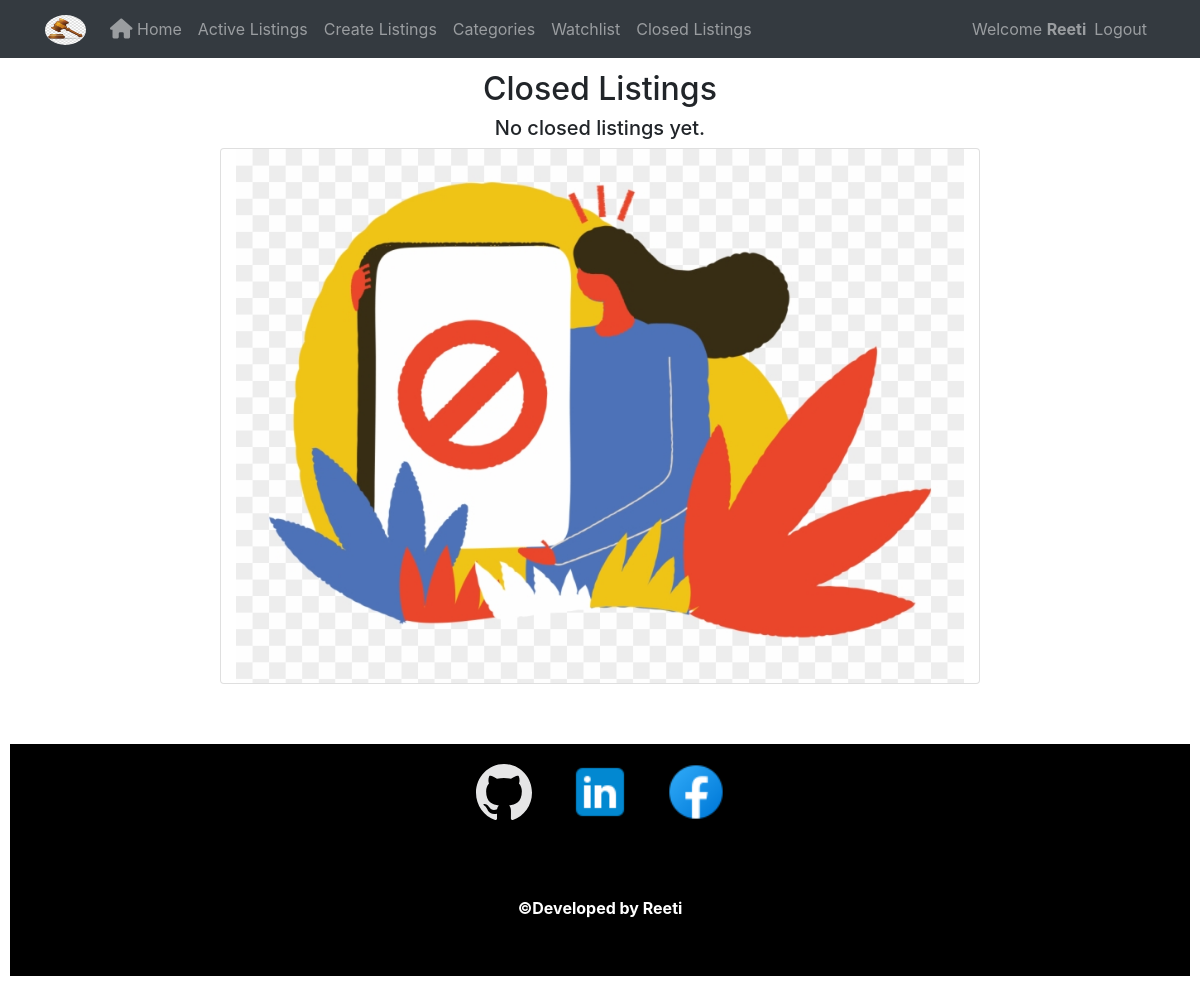
Page /closedlisting (signed in) on the earlier database version.
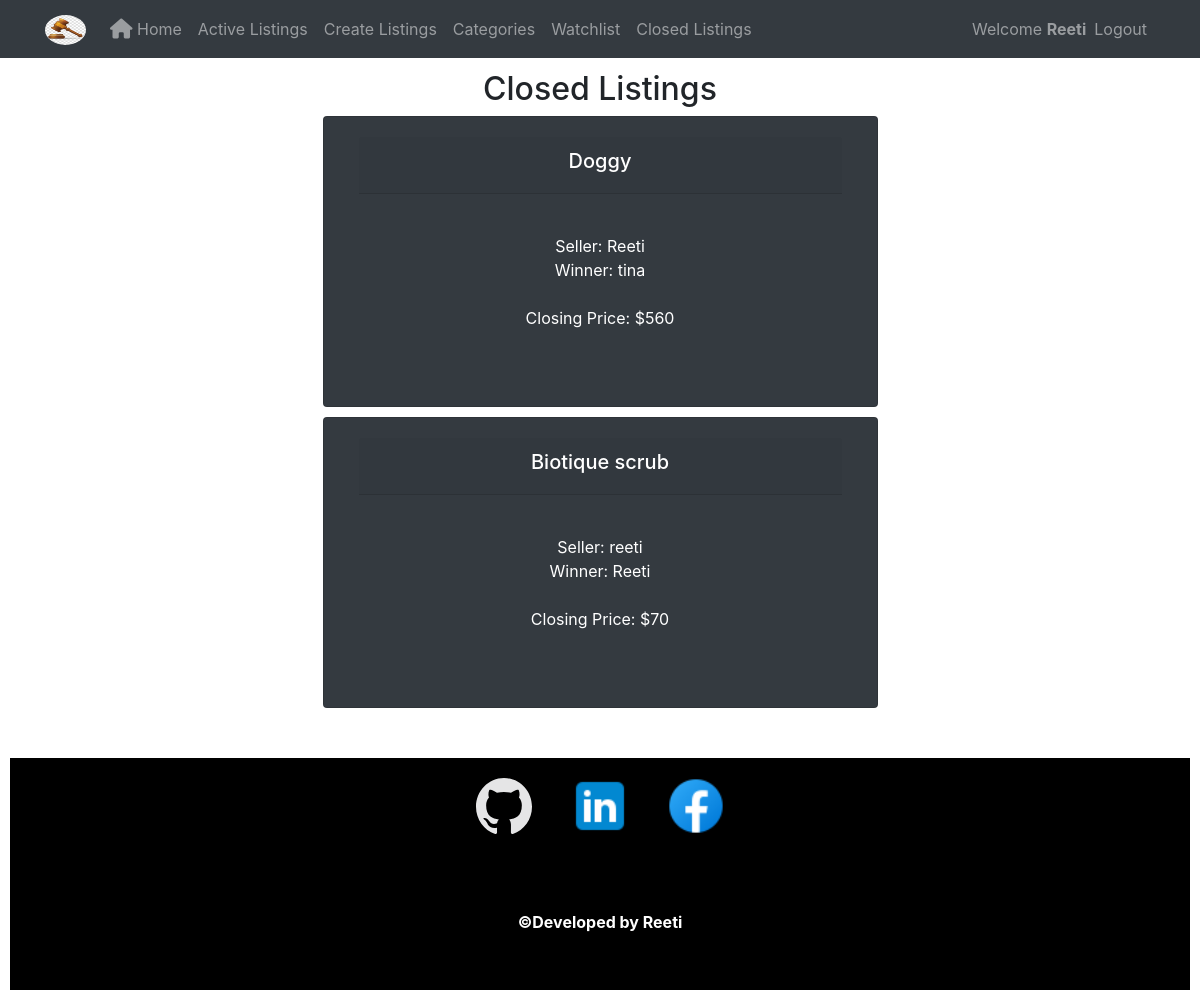
Same page on the later database version.
### auctions/models.py (models this page shows)
class User(AbstractUser):
    pass

class Winner(models.Model):
    seller = models.CharField(max_length=64)
    winner = models.CharField(max_length=64)
    winprice = models.IntegerField()
    name = models.CharField(max_length=64)

### auctions/views.py (the view)
# urls.py: path("closedlisting", views.closedlisting, name="closedlisting"),
@login_required(login_url='/login')
def closedlisting(request):
    winners= Winner.objects.all()
    empty=False
    if len(winners)==0:
        empty =True
    return render(request,"auctions/closedlisting.html",{
        "winners": winners,
        "empty": empty
    })

### auctions/templates/auctions/closedlisting.html (shortened to what this page needs)
{% extends "auctions/layout.html" %}
{% load static %}
{% block body %}
    <h2>Closed Listings</h2>
    {% if empty %}
        <div><h5>No closed listings yet.</h5></div>
        <div class="row">
            <div class="card col-lg-8 col-sm-12">
                <img src="{% static 'auctions/empty.png' %}" alt="emptylistimage" class="img-responsive">
            </div>
        </div>
    {% else %}
        {% for winner in winners %}
            <div class="card bg-dark text-white col-lg-6 col-md-10 col-sm-12" >
                <div class="card-body">
                    <div class="card-header"><h5>{{ winner.name }}</h5></div>
                    <p> Seller: {{ winner.seller }}<br>
                        Winner: {{ winner.winner }}<br><br>
                        Closing Price: ${{ winner.winprice }}
                    </p>
                </div>
            </div>
        {% endfor %}
    {% endif %}
{% endblock %}

### auctions/templates/auctions/layout.html (shortened to what this page needs)
{% load static %}
<!DOCTYPE html>
<html lang="en">
    <head>
        <link rel="stylesheet" href="https://stackpath.bootstrapcdn.com/bootstrap/4.4.1/css/bootstrap.min.css">
        <link href="{% static 'auctions/styles.css' %}" rel="stylesheet">
        <link rel="stylesheet" href="https://cdnjs.cloudflare.com/ajax/libs/font-awesome/4.7.0/css/font-awesome.min.css">
    </head>
    <body>
        <nav class="navbar navbar-dark navbar-expand-sm bg-dark fixed-top">
            <div class="container">
                <a class="navbar-brand" href="#"><img  id="navlogo" src="{% static 'auctions/auction.jpg' %}" height="30" width="41"></a>
                <div class="collapse navbar-collapse" id="Navbar">
                    {% if user.is_authenticated %}
                        <ul class="navbar-nav mr-auto">
                            <li class="nav-item"><a class="nav-link" href="{% url 'home' %}"><span class="fa fa-home fa-lg"></span> Home</a></li>
                            <li class="nav-item"><a class="nav-link" href="{% url 'active_listings' %}"> Active Listings</a></li>
                            <li class="nav-item"><a class="nav-link" href="{% url 'create_listing' %}"> Create Listings</a></li>
                            <li class="nav-item"><a class="nav-link" href="{% url 'categories' %}"> Categories </a></li>
                            <li class="nav-item"><a class="nav-link" href="{% url 'Watchlist' %}"> Watchlist </a></li>
                            <li class="nav-item"><a class="nav-link" href="{% url 'closedlisting' %}"> Closed Listings</a></li>
                        </ul>
                        <span class="navbar-text">Welcome <strong>{{ user.username }}</strong></span>
                        <ul class="nav navbar-nav navbar-right">
                            <li class="nav-item"><a class="nav-link" href="{% url 'logout' %}"> Logout</a></li>
                        </ul>
                    {% endif %}
                </div>
            </div>
        </nav>
        <div class="container" id="mainDiv">
            {% block body %}
            {% endblock %}
        </div>
        <footer class="footer">
            <div class="container">
                <div class="row justify-content-center">
                    <div class="align-self-center" id="footer_buttons">
                        <ul class="footer__social-links">
                            <li class="footer__social-link-item">
                              <a href="https://github.com/reeti26109" title="Link to Github Profile" target="_blank">
                                <img src="{% static 'auctions/github.svg' %}" class="footer__social-image" alt="Github">
                              </a>
                            </li>
                            <li class="footer__social-link-item">
                              <a href="https://www.linkedin.com/in/reeti-ranjan" title="Link to Linkedin Profile" target="_blank">
                                <img src="{% static 'auctions/linkedin.png' %}" class="footer__social-image" alt="Linkedin">
                              </a>
                            </li>
                            <li class="footer__social-link-item">
                              <a href="https://www.facebook.com/" title="Link to Facebook Profile" target="_blank">
                                <img src="{% static 'auctions/facebook.png' %}" class="footer__social-image" alt="Facebook">
                              </a>
                            </li>
                        </ul>
                    </div>
               </div>
               <div class="row justify-content-center">
                    <div class="col-auto">
                        <p style="color: white;"><strong>&copy;Developed by Reeti</strong></p>
                    </div>
               </div>
            </div>
        </footer>
    </body>
</html>

### auctions/static/auctions/styles.css (style rules this page uses)
body { padding: 10px; }
.card { margin: 0 auto; float: none; margin-bottom: 10px; }
#mainDiv { text-align: center; padding-top: 60px; }
#navlogo { border-radius: 50%; }
p { padding-top: 40px; padding-bottom: 40px; }
.footer { background-color:black; margin-top: 50px; padding: 20px 0px; }
.footer { text-align: center; padding: 0; }
.footer__social-links { display: flex; padding: 1rem 0; list-style: none; }
.footer__social-link-item:not(:last-of-type) { margin-right: 2rem; }
.footer__social-image { height: 4rem; }
#footer_buttons { display: flex; align-content: center; }

Differences in the rows shown:
added Winner: name "Doggy", seller "Reeti", winner "tina", winprice "560"
added Winner: name "Biotique scrub", seller "reeti", winner "Reeti", winprice "70"
Other differences:
text no longer shown: "No closed listings yet."
